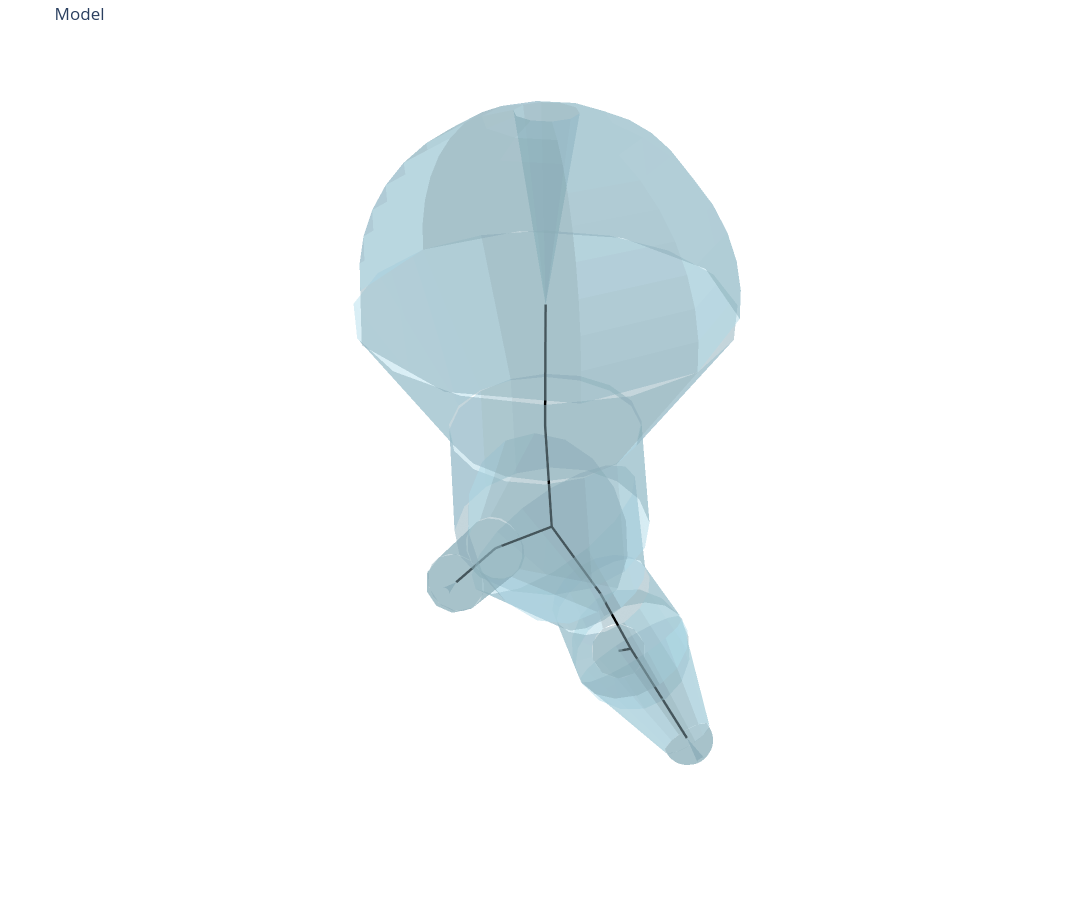

Source (notebook cell):
### Code cell
# normalize radii to match mesh surface area
morph.scale_radii_to_match_mesh(
    mm.mesh, metric="surface_area", account_for_overlaps=False
)

# save normalized to file
swc_filepath_normalized = "../../data/demo/test_branching_3_normalized.swc"
morph.to_swc_file(swc_filepath_normalized)

# load and plot
swc_model = SWCModel.from_swc_file(swc_filepath_normalized)
fig = plot_model(
    swc_model=swc_model,
    slider=False,
    title="",
    hide_axes=True,
    centroid_color="black",
    centroid_line_width=5,
    opacity=0.5,
    plot_endcaps=True,
)
fig.show()

validator = Validation(mm, skeleton, morph)
validator.full_validation()

### Figure 1 — Plotly figure (JSON) as saved in the notebook; plotly's stock layout.template omitted (floating-point values rounded to 4 significant figures; data arrays with more than 128 entries replaced by an {"elided": "..."} marker saying what was removed)
{"data": [{"color": "lightblue", "flatshading": true, "i": {"elided": "256 int values"}, "j": {"elided": "256 int values"}, "k": {"elided": "256 int values"}, "name": "frusta", "opacity": 0.5, "type": "mesh3d", "x": {"elided": "256 float values"}, "y": {"elided": "256 float values"}, "z": {"elided": "256 float values"}}, {"color": "lightblue", "flatshading": true, "i": {"elided": "760 int values"}, "j": {"elided": "760 int values"}, "k": {"elided": "760 int values"}, "name": "endcaps", "opacity": 0.5, "type": "mesh3d", "x": {"elided": "404 float values"}, "y": {"elided": "404 float values"}, "z": {"elided": "404 float values"}}, {"line": {"color": "black", "width": 5}, "mode": "lines", "name": "centroid", "type": "scatter3d", "x": [-0.6871, -0.3967, null, -0.3967, -0.4192, null, -0.3967, -0.2084, null, -0.2084, -0.05193, null, -0.05193, 0.000165, null, -0.05193, -0.01445, null, 0.000165, -0.004462, null, -0.01445, 0.01378, null], "y": [0.1201, 0.4712, null, 0.4712, 1.016, null, 0.4712, 0.3278, null, 0.3278, 0.0127, null, 0.0127, 0.003199, null, 0.0127, -0.5153, null, 0.003199, 0.003358, null, -0.5153, -0.9552, null], "z": [-3.182, -2.704, null, -2.704, -3.225, null, -2.704, -2.148, null, -2.148, -1.656, null, -1.656, -0.8372, null, -1.656, -2.128, null, -0.8372, -0.02256, null, -2.128, -2.708, null]}], "layout": {"height": 900, "margin": {"b": 0, "l": 0, "r": 0, "t": 40}, "scene": {"aspectmode": "data", "xaxis": {"visible": false}, "yaxis": {"visible": false}, "zaxis": {"visible": false}}, "showlegend": false, "title": {"text": "Model"}, "width": 1200}}
